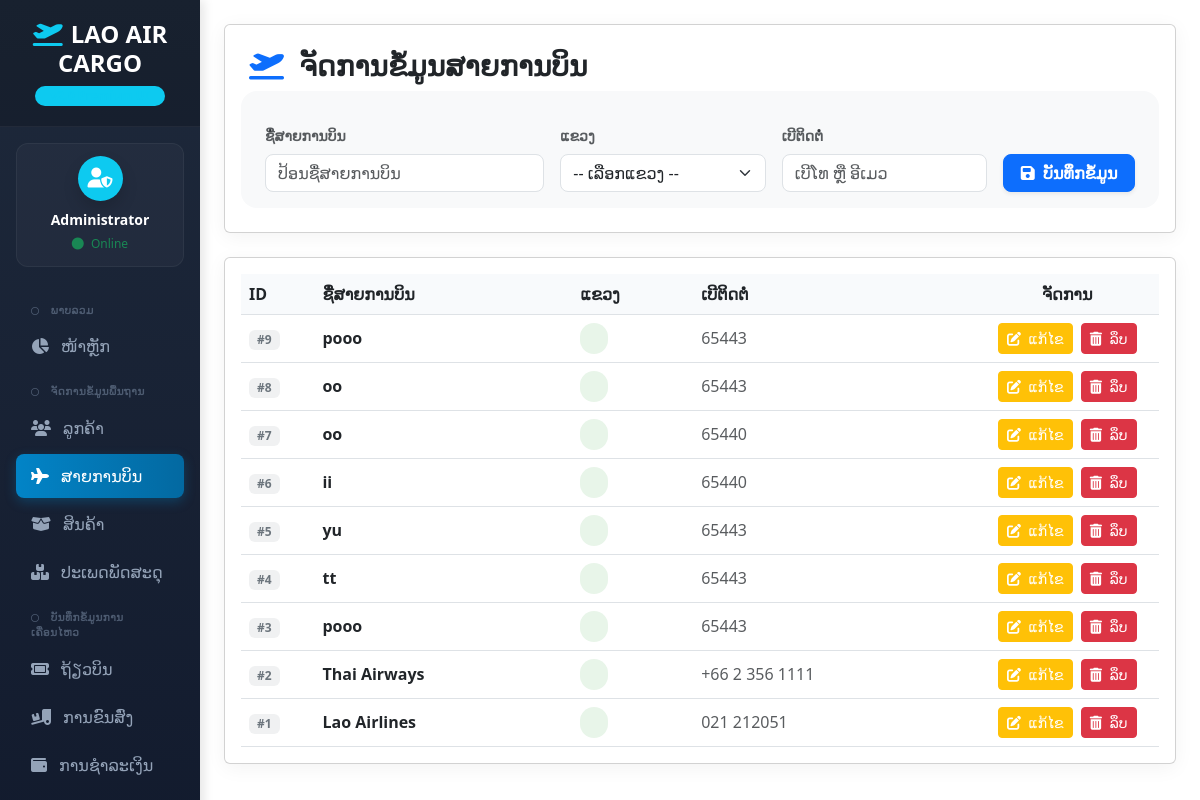
Page /airline.php on the committed database.
### tables this page shows
CREATE TABLE `airline` (
  `airline_id` int(11) NOT NULL,
  `airline_name` varchar(100) NOT NULL,
  `country` varchar(50) DEFAULT NULL,
  `contact` varchar(50) DEFAULT NULL
);

### airline.php (the view, shortened to what this page needs)
<?php
include 'db.php';
?>
<!DOCTYPE html>
<html lang="lo">
<head>
    <link href="https://cdn.jsdelivr.net/npm/bootstrap@5.3.0/dist/css/bootstrap.min.css" rel="stylesheet">
    <link href="https://cdnjs.cloudflare.com/ajax/libs/font-awesome/6.4.0/css/all.min.css" rel="stylesheet">
</head>
<body>
<div class="container-fluid">
    <div class="row">
        <?php include 'navbar.php'; ?>
        <main class="col-md-9 ms-sm-auto col-lg-10 main-content py-4 px-md-4">
            <div class="card p-4 mb-4 bg-white">
                <h3 class="fw-bold text-dark mb-4">
                    <i class="fa-solid fa-plane-departure text-primary me-2"></i> ຈັດການຂໍ້ມູນສາຍການບິນ
                </h3>
                <form method="POST" class="row g-3 p-3 bg-light rounded-4">
                    <div class="col-md-4">
                        <label class="form-label small text-muted fw-semibold">ຊື່ສາຍການບິນ</label>
                        <input type="text" name="airline_name" class="form-control p-2-5 rounded-3" placeholder="ປ້ອນຊື່ສາຍການບິນ" required>
                    </div>
                    <div class="col-md-3">
                        <label class="form-label small text-muted fw-semibold">ແຂວງ</label>
                        <select name="province" class="form-select p-2-5 rounded-3" required>
                            <option value="">-- ເລືອກແຂວງ --</option>
                        </select>
                    </div>
                    <div class="col-md-3">
                        <label class="form-label small text-muted fw-semibold">ເບີຕິດຕໍ່</label>
                        <input type="text" name="contact" class="form-control p-2-5 rounded-3" placeholder="ເບີໂທ ຫຼື ອີເມວ">
                    </div>
                    <div class="col-md-2 d-flex align-items-end">
                        <button type="submit" name="add" class="btn btn-primary p-2-5 w-100 rounded-3 shadow-sm fw-semibold">
                            <i class="fa-solid fa-floppy-disk me-1"></i> ບັນທຶກຂໍ້ມູນ
                        </button>
                    </div>
                </form>
            </div>
            <div class="card p-3 bg-white">
                <div class="table-responsive">
                    <table class="table align-middle table-hover mb-0">
                        <thead>
                            <tr>
                                <th width="8%">ID</th>
                                <th>ຊື່ສາຍການບິນ</th>
                                <th>ແຂວງ</th>
                                <th>ເບີຕິດຕໍ່</th>
                                <th class="text-center" width="20%">ຈັດການ</th>
                            </tr>
                        </thead>
                        <tbody>
                            <?php
                            $res = mysqli_query($conn, "SELECT * FROM airline ORDER BY airline_id DESC");
                            while($row = mysqli_fetch_assoc($res)) {
                                $jsonData = json_encode($row, JSON_HEX_APOS | JSON_HEX_QUOT | JSON_UNESCAPED_UNICODE);
                                echo "<tr>
                                    <td><span class='badge bg-secondary bg-opacity-10 text-secondary px-2 py-1.5 rounded'>#{$row['airline_id']}</span></td>
                                    <td class='fw-semibold text-dark'>{$row['airline_name']}</td>
                                    <td>
                                        <span class='province-badge'>
                                        </span>
                                    </td>
                                    <td><span class='text-muted'>".($row['contact'] ? $row['contact'] : '-')."</span></td>
                                    <td class='text-center'>
                                        <button type='button' class='btn btn-warning btn-sm btn-action text-white me-1' onclick='editAirline({$jsonData})'>
                                            <i class='fa-solid fa-pen-to-square me-1'></i> ແກ້ໄຂ
                                        </button>
                                        <a href='airline.php?delete={$row['airline_id']}' class='btn btn-danger btn-sm btn-action' onclick='return confirm(\"ທ່ານແນ່ໃຈບໍ່ວ່າຕ້ອງການລຶບສາຍການບິນນີ້?\")'>
                                            <i class='fa-solid fa-trash-can me-1'></i> ລຶບ
                                        </a>
                                    </td>
                                </tr>";
                            }
                            ?>
                        </tbody>
                    </table>
                </div>
            </div>
        </main>
    </div>
</div>
</body>
</html>

### airline.php (style rules this page uses)
body { font-family: 'Noto Sans Lao', 'Phetsarath OT', sans-serif; background-color: #f4f6f9; }
.card { border: none; border-radius: 16px; box-shadow: 0 4px 20px rgba(0,0,0,0.05) !important; }
.form-control { border: 1px solid #e2e8f0; background-color: #ffffff; transition: all 0.2s ease; }
.table th { font-weight: 600; background-color: #f8fafc !important; color: #475569; }
.btn-action { padding: 6px 14px; border-radius: 10px; font-weight: 500; }
.province-badge { background-color: #e8f5e9; color: #2e7d32; padding: 6px 14px; border-radius: 20px; font-weight: 500; font-size: 0.85rem; }

### navbar.php (style rules this page uses)
body { font-family: 'Noto Sans Lao', sans-serif; background-color: #f4f6f9; }
.main-content { margin-left: 16.66667%; padding: 30px; }

### rows in the picture
airline: airline_id "9", airline_name "pooo", contact "65443"
airline: airline_id "8", airline_name "oo", contact "65443"
airline: airline_id "7", airline_name "oo", contact "65440"
airline: airline_id "6", airline_name "ii", contact "65440"
airline: airline_id "5", airline_name "yu", contact "65443"
airline: airline_id "4", airline_name "tt", contact "65443"
airline: airline_id "3", airline_name "pooo", contact "65443"
airline: airline_id "2", airline_name "Thai Airways", contact "+66 2 356 1111"
airline: airline_id "1", airline_name "Lao Airlines", contact "021 212051"

### other values in the picture
$_SESSION['username'] "Administrator"
$group_title "ພາບລວມ"
$data[0] "ໜ້າຫຼັກ"
$group_title "ຈັດການຂໍ້ມູນພື້ນຖານ"
$data[0] "ລູກຄ້າ"
$data[0] "ສາຍການບິນ"
$data[0] "ສິນຄ້າ"
$data[0] "ປະເພດພັດສະດຸ"
$group_title "ບັນທຶກຂໍ້ມູນການເຄື່ອນໄຫວ"
$data[0] "ຖ້ຽວບິນ"
$data[0] "ການຂົນສົ່ງ"
$data[0] "ການຊຳລະເງິນ"
